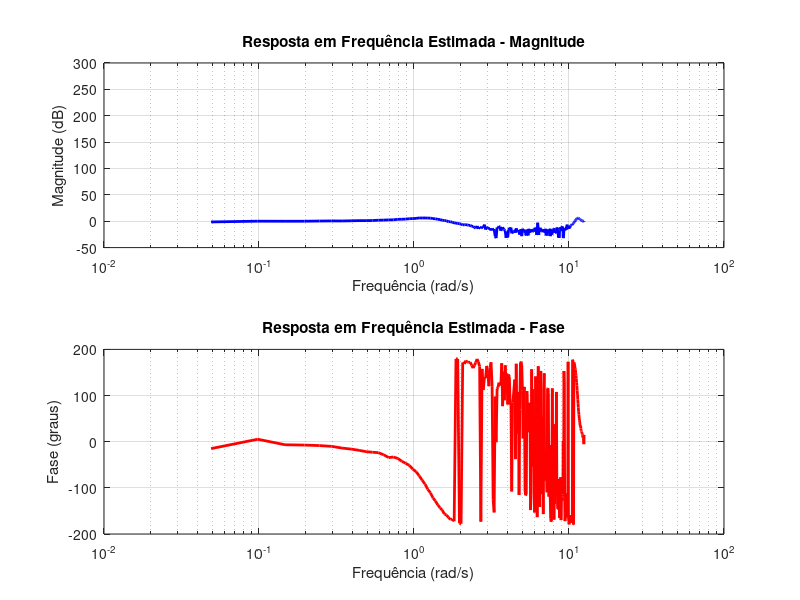

MATLAB code for this plot:
% Carregar o arquivo 'trabalho4-2023-1.mat'
load('trabalho4-2023-1.mat');

% Calcule o eixo de frequência correspondente à Transformada de Fourier
N = length(u); % Número de pontos na Transformada de Fourier
fs = 1 / (t(2) - t(1)); % Frequência de amostragem (inverso do intervalo de tempo entre amostras)
f = (0:N-1) * fs / N; % Eixo de frequência

% Converta o eixo de frequência para rad/s
omega_rad = 2 * pi * f;

% Realizar a FFT do sinal de entrada 'u'
U = fft(u);
U_mag = abs(U);
U_phase = angle(U);

% Realizar a FFT do sinal de saída 'y'
Y = fft(y);

% Estimar a resposta em frequência do sistema G(jw)
G_estimated = Y ./ U;
G_mag_dB = 20*log10(abs(G_estimated));
G_phase_deg = rad2deg(angle(G_estimated));

% Plotar o módulo e fase da resposta em frequência estimada na mesma figura em escala logarítmica
figure;
subplot(2, 1, 1);
semilogx(omega_rad, G_mag_dB, 'b', 'LineWidth', 2);
title('Resposta em Frequência Estimada - Magnitude');
xlabel('Frequência (rad/s)');
ylabel('Magnitude (dB)');
grid on;

subplot(2, 1, 2);
semilogx(omega_rad, G_phase_deg, 'r', 'LineWidth', 2);
title('Resposta em Frequência Estimada - Fase');
xlabel('Frequência (rad/s)');
ylabel('Fase (graus)');
grid on;